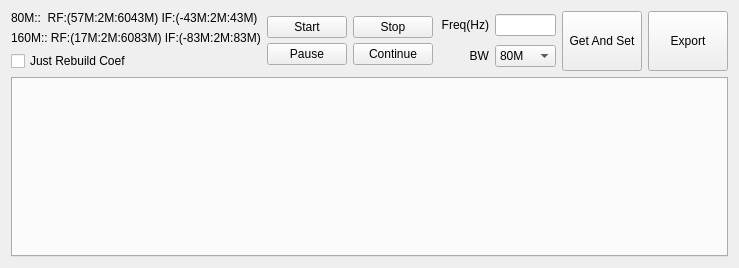
<?xml version="1.0" encoding="UTF-8"?>
<ui version="4.0">
 <class>QCalRXFilterDlg</class>
 <widget class="QWidget" name="QCalRXFilterDlg">
  <property name="geometry">
   <rect>
    <x>0</x>
    <y>0</y>
    <width>717</width>
    <height>268</height>
   </rect>
  </property>
  <property name="windowTitle">
   <string>Form</string>
  </property>
  <layout class="QVBoxLayout" name="verticalLayout_3" stretch="0,1">
   <item>
    <layout class="QHBoxLayout" name="horizontalLayout_5" stretch="0,1,1,8,1">
     <item>
      <layout class="QVBoxLayout" name="verticalLayout">
       <item>
        <widget class="QLabel" name="label">
         <property name="text">
          <string>80M::  RF:(57M:2M:6043M) IF:(-43M:2M:43M)</string>
         </property>
        </widget>
       </item>
       <item>
        <widget class="QLabel" name="label_2">
         <property name="text">
          <string>160M:: RF:(17M:2M:6083M) IF:(-83M:2M:83M)</string>
         </property>
        </widget>
       </item>
       <item>
        <widget class="QCheckBox" name="checkBoxRebuildCoef">
         <property name="text">
          <string>Just Rebuild Coef</string>
         </property>
        </widget>
       </item>
      </layout>
     </item>
     <item>
      <layout class="QVBoxLayout" name="verticalLayoutStarPaus">
       <property name="spacing">
        <number>0</number>
       </property>
       <item>
        <widget class="QPushButton" name="pushButtonStar">
         <property name="sizePolicy">
          <sizepolicy hsizetype="Fixed" vsizetype="Fixed">
           <horstretch>0</horstretch>
           <verstretch>0</verstretch>
          </sizepolicy>
         </property>
         <property name="text">
          <string>Start</string>
         </property>
        </widget>
       </item>
       <item>
        <widget class="QPushButton" name="pushButtonPaus">
         <property name="sizePolicy">
          <sizepolicy hsizetype="Fixed" vsizetype="Fixed">
           <horstretch>0</horstretch>
           <verstretch>0</verstretch>
          </sizepolicy>
         </property>
         <property name="text">
          <string>Pause</string>
         </property>
        </widget>
       </item>
      </layout>
     </item>
     <item>
      <layout class="QVBoxLayout" name="verticalLayoutStopCont">
       <property name="spacing">
        <number>0</number>
       </property>
       <item>
        <widget class="QPushButton" name="pushButtonStop">
         <property name="sizePolicy">
          <sizepolicy hsizetype="Fixed" vsizetype="Fixed">
           <horstretch>0</horstretch>
           <verstretch>0</verstretch>
          </sizepolicy>
         </property>
         <property name="text">
          <string>Stop</string>
         </property>
        </widget>
       </item>
       <item>
        <widget class="QPushButton" name="pushButtonCont">
         <property name="sizePolicy">
          <sizepolicy hsizetype="Fixed" vsizetype="Fixed">
           <horstretch>0</horstretch>
           <verstretch>0</verstretch>
          </sizepolicy>
         </property>
         <property name="text">
          <string>Continue</string>
         </property>
        </widget>
       </item>
      </layout>
     </item>
     <item>
      <layout class="QHBoxLayout" name="horizontalLayout_4" stretch="6,2">
       <item>
        <layout class="QVBoxLayout" name="verticalLayout_2">
         <item>
          <layout class="QHBoxLayout" name="horizontalLayout_2">
           <item>
            <widget class="QLabel" name="labelFreq">
             <property name="sizePolicy">
              <sizepolicy hsizetype="Fixed" vsizetype="Fixed">
               <horstretch>0</horstretch>
               <verstretch>0</verstretch>
              </sizepolicy>
             </property>
             <property name="minimumSize">
              <size>
               <width>50</width>
               <height>0</height>
              </size>
             </property>
             <property name="text">
              <string>Freq(Hz)</string>
             </property>
             <property name="alignment">
              <set>Qt::AlignRight|Qt::AlignTrailing|Qt::AlignVCenter</set>
             </property>
            </widget>
           </item>
           <item>
            <widget class="QLineEdit" name="lineEditFreq"/>
           </item>
          </layout>
         </item>
         <item>
          <layout class="QHBoxLayout" name="horizontalLayout_3">
           <item>
            <widget class="QLabel" name="labelFreq_2">
             <property name="sizePolicy">
              <sizepolicy hsizetype="Fixed" vsizetype="Fixed">
               <horstretch>0</horstretch>
               <verstretch>0</verstretch>
              </sizepolicy>
             </property>
             <property name="minimumSize">
              <size>
               <width>50</width>
               <height>0</height>
              </size>
             </property>
             <property name="text">
              <string>BW</string>
             </property>
             <property name="alignment">
              <set>Qt::AlignRight|Qt::AlignTrailing|Qt::AlignVCenter</set>
             </property>
            </widget>
           </item>
           <item>
            <widget class="QComboBox" name="comboBoxBw">
             <item>
              <property name="text">
               <string>80M</string>
              </property>
             </item>
             <item>
              <property name="text">
               <string>160M</string>
              </property>
             </item>
            </widget>
           </item>
          </layout>
         </item>
        </layout>
       </item>
       <item>
        <widget class="QPushButton" name="pushButtonGetSet">
         <property name="sizePolicy">
          <sizepolicy hsizetype="Expanding" vsizetype="Expanding">
           <horstretch>0</horstretch>
           <verstretch>0</verstretch>
          </sizepolicy>
         </property>
         <property name="text">
          <string>Get And Set</string>
         </property>
        </widget>
       </item>
      </layout>
     </item>
     <item>
      <layout class="QHBoxLayout" name="horizontalLayout" stretch="1">
       <item>
        <widget class="QPushButton" name="pushButtonExport">
         <property name="sizePolicy">
          <sizepolicy hsizetype="Expanding" vsizetype="Expanding">
           <horstretch>0</horstretch>
           <verstretch>0</verstretch>
          </sizepolicy>
         </property>
         <property name="text">
          <string>Export</string>
         </property>
        </widget>
       </item>
      </layout>
     </item>
    </layout>
   </item>
   <item>
    <widget class="QCalR1CRXFilterTabWidget" name="tabWidget"/>
   </item>
  </layout>
 </widget>
 <customwidgets>
  <customwidget>
   <class>QCalR1CRXFilterTabWidget</class>
   <extends>QTabWidget</extends>
   <header>q_cal_rx_filter_tabwidget.h</header>
   <container>1</container>
  </customwidget>
 </customwidgets>
 <resources/>
 <connections/>
</ui>
